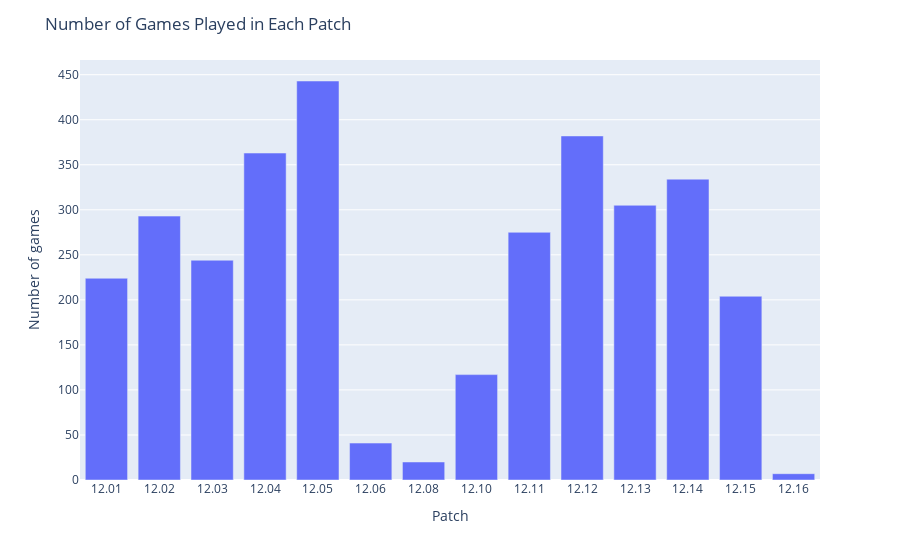

Notebook cell for this chart:
### Markdown cell above
#### Number of Games Played in Each Patch
We can see that there were no games played in tier 1 leagues in 12.07, and there were only few games in 12.06, 12.08, and 12.16. It is because that most league spring playoffs happened in 12.05 and 12.06, so there was no game played in 12.07. The Mid-Seasonal Invitational(MSI) was hold during 12.08, so there was few games in 12.08 in tier 1 leagues, as we do not include the international competitions. Same reason apply to 12.16, most league summer playoffs happened in 12.15 and 12.16, and then the Worlds happened in 12.18.

### Code cell
fig1 = tier1_player.groupby('gameid').first()['patch'].value_counts().sort_index().plot(kind='bar')
fig1.update_layout(title='Number of Games Played in Each Patch',
                   xaxis_title='Patch',
                   yaxis_title='Number of games',
                   showlegend=False)
fig1.show()

### Figure 1 — Plotly figure (JSON) as saved in the notebook; plotly's stock layout.template omitted (floating-point values rounded to 4 significant figures)
{"data": [{"alignmentgroup": "True", "hovertemplate": "variable=patch<br>index=%{x}<br>value=%{y}<extra></extra>", "legendgroup": "patch", "marker": {"color": "#636efa", "pattern": {"shape": ""}}, "name": "patch", "offsetgroup": "patch", "orientation": "v", "showlegend": true, "textposition": "auto", "type": "bar", "x": ["12.01", "12.02", "12.03", "12.04", "12.05", "12.06", "12.08", "12.10", "12.11", "12.12", "12.13", "12.14", "12.15", "12.16"], "xaxis": "x", "y": [224, 293, 244, 363, 443, 41, 20, 117, 275, 382, 305, 334, 204, 7], "yaxis": "y"}], "layout": {"barmode": "relative", "legend": {"title": {"text": "variable"}, "tracegroupgap": 0}, "margin": {"t": 60}, "showlegend": false, "title": {"text": "Number of Games Played in Each Patch"}, "xaxis": {"anchor": "y", "domain": [0, 1], "title": {"text": "Patch"}}, "yaxis": {"anchor": "x", "domain": [0, 1], "title": {"text": "Number of games"}}}}
